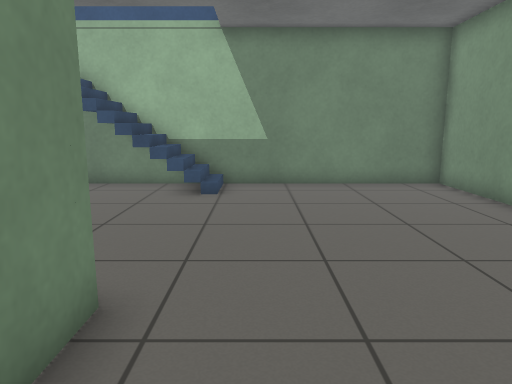
[1] (above)

18 first-person views from a walk through a robot-simulator world made for Gazebo. The camera is 0.94 m above the floor, tilts 10° down and sees 70° across. The floor is counted in squares, 0.5 m on a side. Each view is taken from the middle of a square. On the plan, view 1 faces up. The plan holds only what a view shows up to about 18 squares ahead; the rest is blank. The place goes on beyond the plan.

[2]
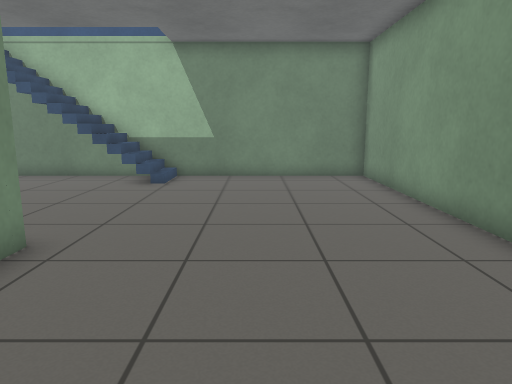

[3]
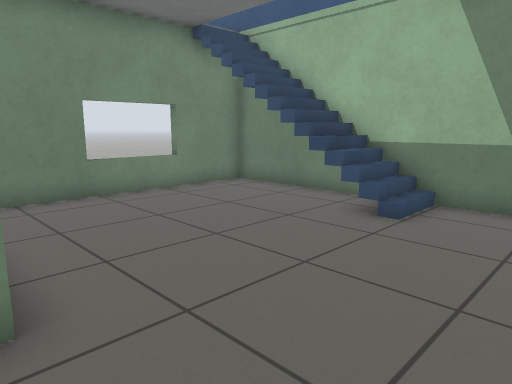

[4]
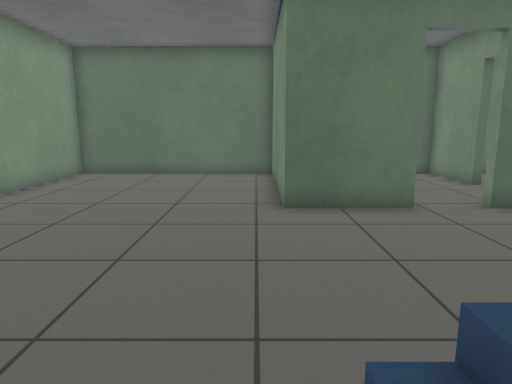

[5]
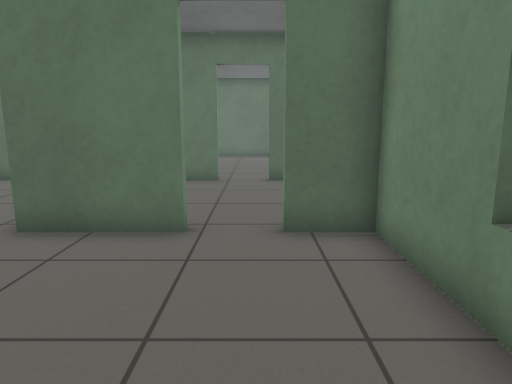

[6]
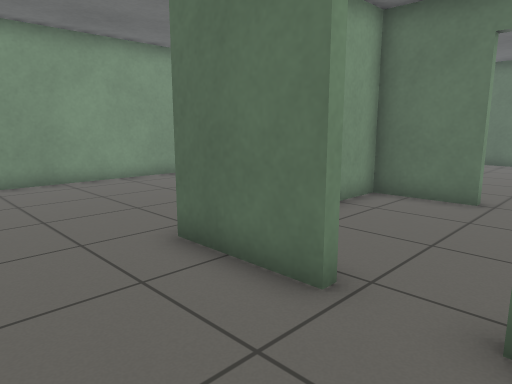

[7]
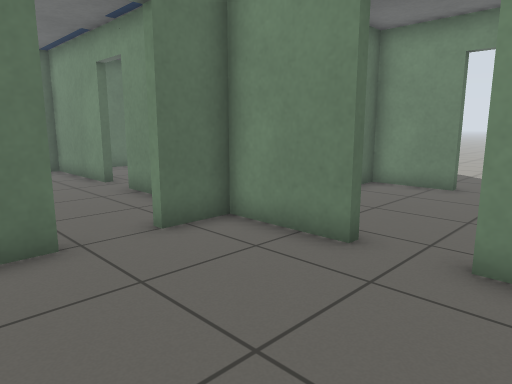

[8]
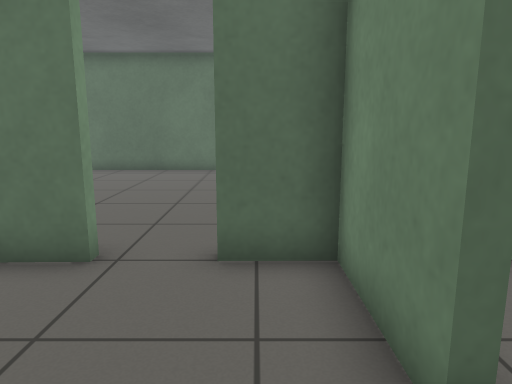

[9]
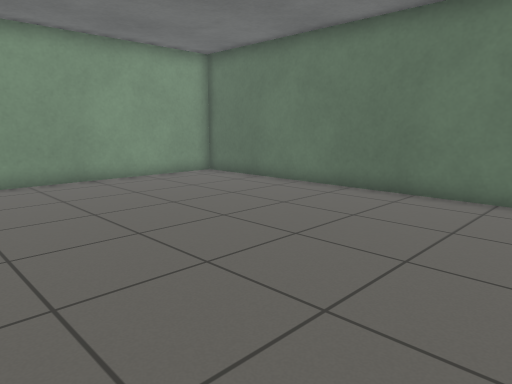

[10]
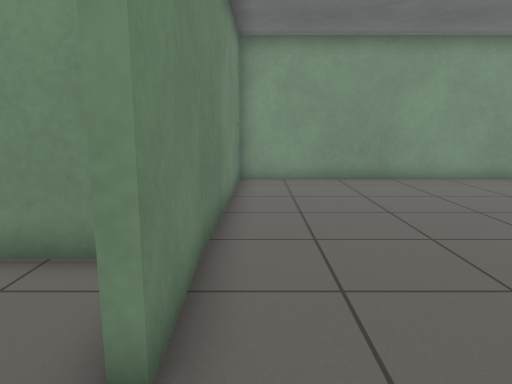

[11]
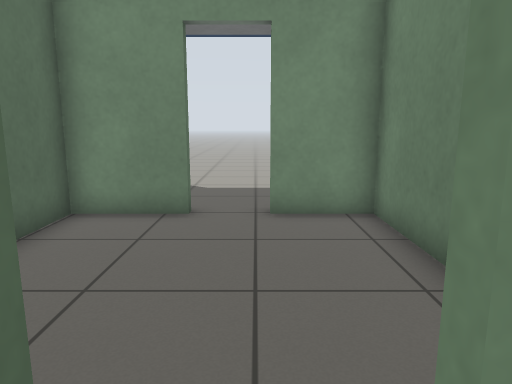

[12]
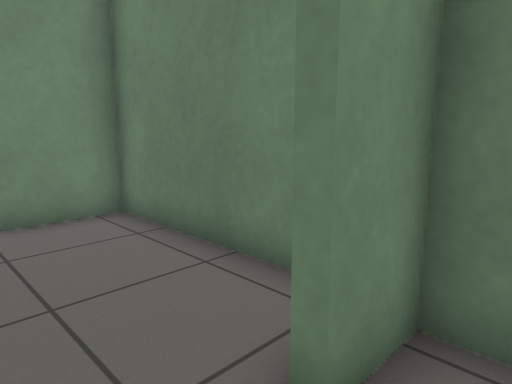

[13]
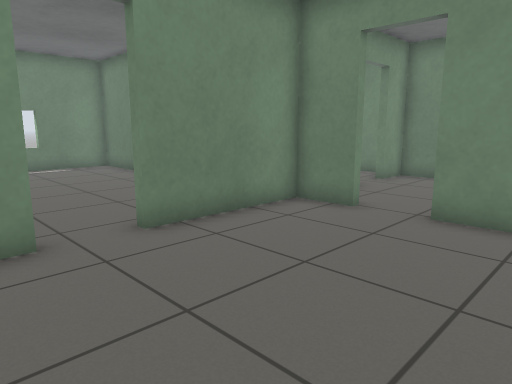

[14]
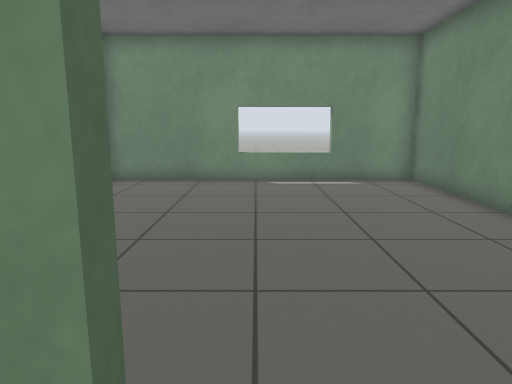

[15]
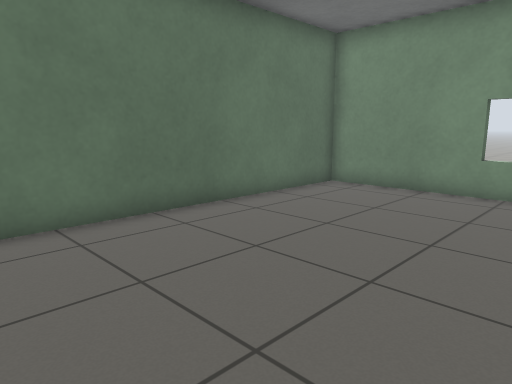

[16]
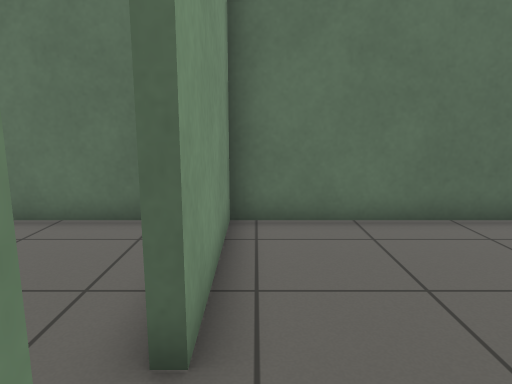

[17]
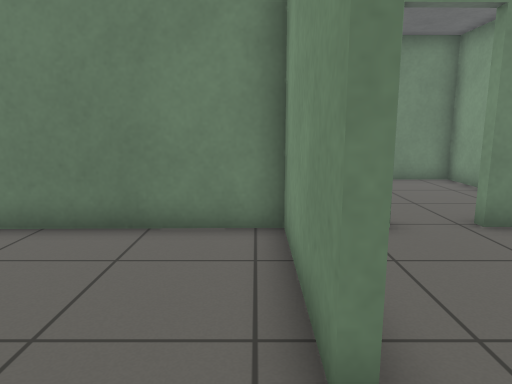

[18]
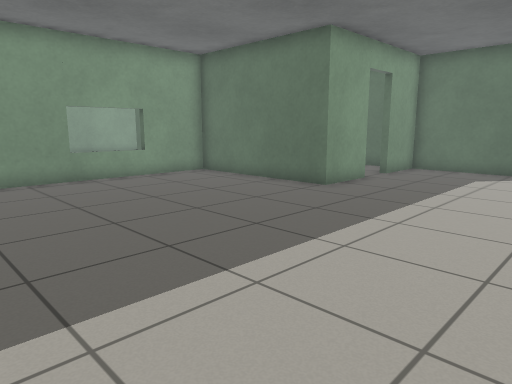

### Floor plan
Points are (right, up) in squares from view 1. A wall is a line through its corners. A room is listed if a view was taken in it or the views show most of it. See-through windows are left out.
Room 1 (views 1, 2, 3, 4, 5, 6)
walls: (-4.8, 3.6) (-1.7, 3.6) (-1.7, -2.9) (6.3, -3.1) (6.3, 12.3) (-8.2, 12.3) (-8.2, 3.6) (-6.5, 3.6)
ways out: open door at (-5.5, 3.5) to room 2
objects: stairs (-7, 10)
Room 2 (views 7, 8, 11, 12)
walls: (-4.7, -2.9) (-2, -2.9) (-2, -0.2); (-8.2, 0.1) (-8.2, -3) (-6.5, -3); (-2, 1.4) (-2, 3.3) (-4, 3.3); (-6.8, 3.3) (-8.2, 3.3) (-8.2, 1.8)
ways out: open door at (-5.5, 3.5) to room 1; open door at (-5, -3) to room 3; open door at (-8, 0.5) to room 6
Room 3 (views 9, 10, 13, 14)
walls: (-6.5, -3.3) (-8.2, -3.3) (-8.2, -7.9); (-8.2, -9.5) (-8.2, -14.3) (6.3, -14.3) (6.3, -3.4) (5.2, -3.4); (5.1, -3.1) (-4.7, -3.2)
ways out: open door at (-5, -3) to room 2; open door at (-8, -8.5) to room 4
Room 4 (views 15, 16, 17)
walls: (-8.5, -7.9) (-8.5, -3.3) (-20.1, -3.5) (-20.1, -14.3) (-8.5, -14.3) (-8.5, -9.5)
ways out: open door at (-8, -8.5) to room 3; open door at (-17.5, -3) to room 5
Room 5 (view 18)
walls: (-15.2, 1.3) (-15.2, 3.9) (-8.5, 3.9) (-8.5, 11.8); (-19.1, -3.1) (-15.2, -3.1) (-15.2, -0.5)
ways out: open door at (-17.5, -3) to room 4; open door at (-15, 0.5) to room 6
Room 6 (no view inside)
walls: (-14.9, -0.5) (-14.9, -3.1) (-12.7, -3); (-9.3, 3.6) (-14.9, 3.6) (-14.9, 1.3)
ways out: open door at (-8, 0.5) to room 2; open door at (-15, 0.5) to room 5

Where each view was taken, in squares from view 1:
view 1: 0 up, 0 right, facing up
view 2: 2 down, 2 right, facing up
view 3: 3 up, 2 right, facing up-left
view 4: 12 up, 1 left, facing down
view 5: 10 up, 6 left, facing down
view 6: 7 up, 7 left, facing down-right
view 7: 3 up, 3 left, facing down-left
view 8: 2 up, 7 left, facing down
view 9: 4 down, 7 left, facing down-right
view 10: 4 down, 7 left, facing right
view 11: 1 up, 7 left, facing left
view 12: 0 up, 7 left, facing up-left
view 13: 11 down, 2 left, facing up-left
view 14: 9 down, 7 left, facing left
view 15: 7 down, 9 left, facing down-left
view 16: 7 down, 9 left, facing down
view 17: 10 down, 9 left, facing up
view 18: 14 up, 22 left, facing down-right
